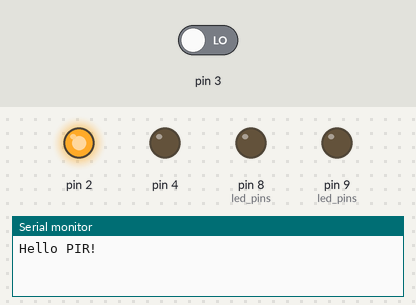
Bench run of a sketch on a simulated Arduino Uno, built with avr-gcc and run on an emulated ATmega328P. Shown: output pins drawn as LEDs (lit = HIGH), the last lines printed to the serial monitor. The inputs (shaded band) are chosen by the test bench; at power-on: pin 3 LOW.

Above: at 1.2 s.
1.3 s: pin 3 driven HIGH
At 2.1 s:
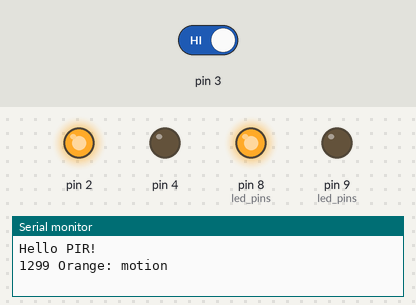
2.8 s: pin 3 driven LOW
At 3.2 s:
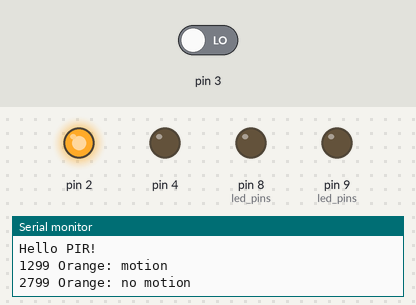
Timing chart, 0 to 5.8 s (numbered marks = the images above; inputs shaded):
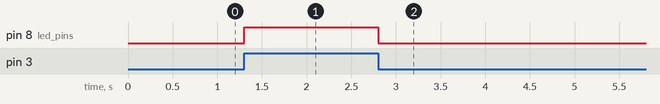

Measured:
- after the input at 1.3 s, pin 8 (led_pins): LOW → HIGH at once
- after the input at 2.8 s, pin 8 (led_pins): HIGH → LOW at once

The sketch:

pir_vs_pir.ino
```cpp
class PIR {
  public:
    PIR(int power, int signal, int ground) :
      m_power(power), m_signal(signal), m_ground(ground),
      m_motion_detected(false)
    { }

    void begin() {
      pinMode(m_ground, OUTPUT);
      digitalWrite(m_ground, LOW);
      pinMode(m_signal, INPUT);
      pinMode(m_power, OUTPUT);
      digitalWrite(m_power, HIGH);
    }

    // Returns true if the state has changed since last update.
    bool update() {
      const auto signal = digitalRead(m_signal);
      if (signal == HIGH && !m_motion_detected) {
        m_motion_detected = true;
        return true;
      } else if (signal == LOW && m_motion_detected) {
        m_motion_detected = false;
        return true;
      }
      return false;  // no change
    }

    bool motion_detected() const { return m_motion_detected; }

  private:
    int m_power;
    int m_signal;
    int m_ground;
    bool m_motion_detected;
};

PIR pir_sensors[] = { PIR(2, 3, 4) };
char const * const names[] = { "Orange" };
int const led_pins[] = {8, 9};

auto constexpr sensor_count = sizeof(pir_sensors) / sizeof(pir_sensors[0]);

void setup() {
  for (auto &sensor : pir_sensors) sensor.begin();
  for (auto &led_pin : led_pins) {
    pinMode(led_pin, OUTPUT);
    digitalWrite(led_pin, LOW);
  }

  Serial.begin(115200);
  Serial.println(F("Hello PIR!"));
}

void loop() {
  for (unsigned i = 0; i < sensor_count; ++i) {
    auto &sensor = pir_sensors[i];
    auto &led_pin = led_pins[i];
    if (sensor.update()) {
      Serial.print(millis());
      Serial.print(' ');
      Serial.print(names[i]);
      if (sensor.motion_detected()) {
        Serial.println(F(": motion"));
      } else {
        Serial.println(F(": no motion"));
      }
    }
    digitalWrite(led_pin, sensor.motion_detected() ? HIGH : LOW);
  }
}
```
